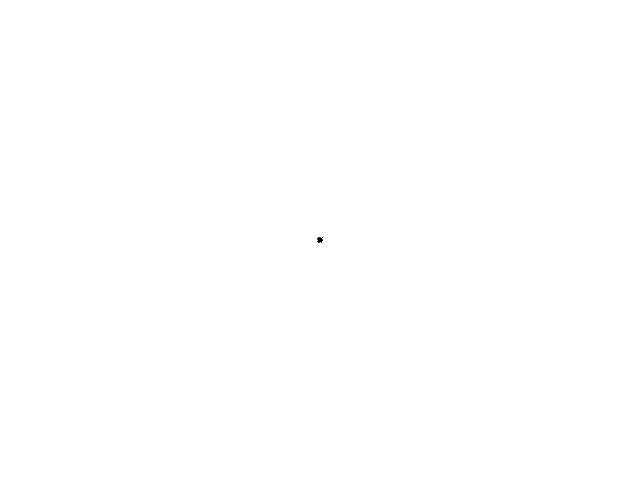
Frame 1 (no input)
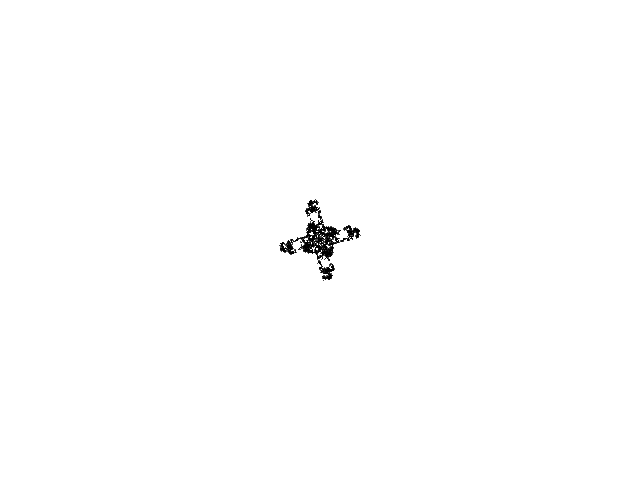
Frame 60 (the mouse pressed at the canvas centre just before this capture)
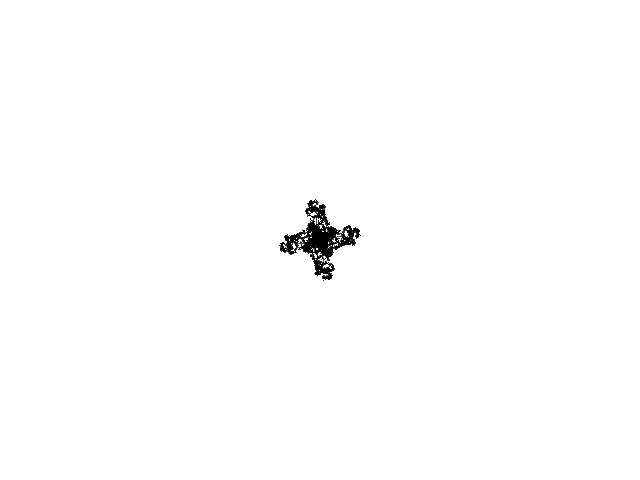
Frame 120 (the mouse held since frame 60 and released just before this capture)

The Processing sketch that drew these frames (run headless with seeded random() and noise(); from frame 60 on, the mouse is pressed at the canvas centre):

// Processing sketch: Web_A
// ── Web_A.pde
// Web A chaotic map //

  float x = 1.0;
  float y = 1.0;
  float k = 4.6692;


void setup() {
  
  size(640, 480);
  background(255);
  
}

void draw() {
  
  for (int i=0; i<100; i++) {
    
    float nx = x;
    float ny = y;
    
    x = ny;
    y = -nx - k * sin(ny);
  
    point(320 + (x / 6), 240 + (y / 6));
        
  }

}
